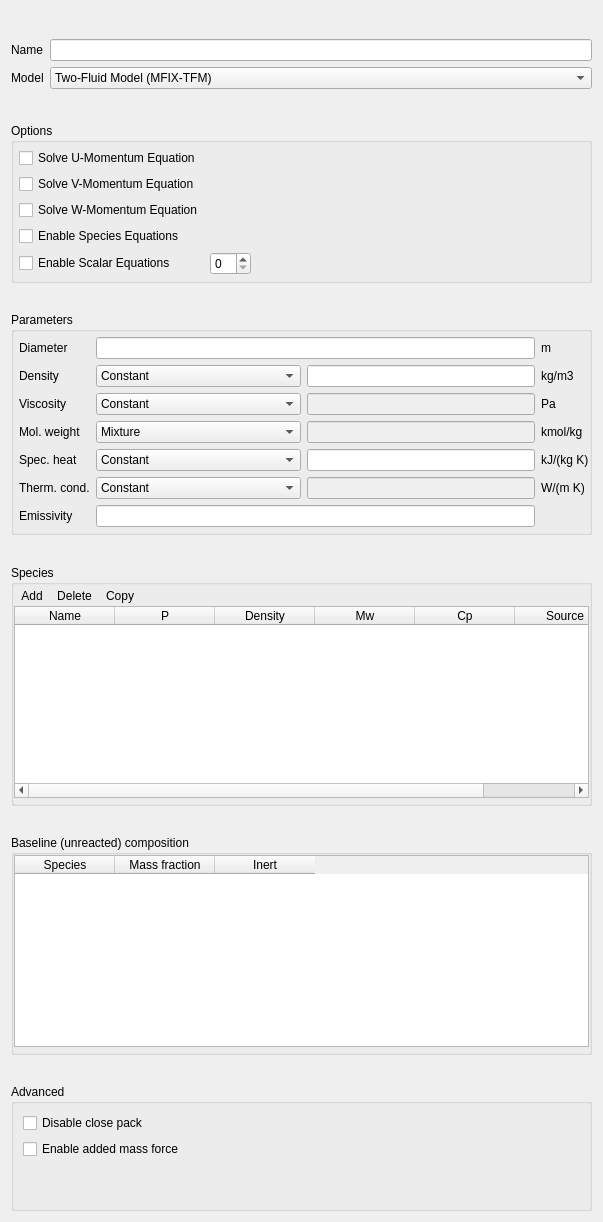
          <widget class="QWidget" name="scrollAreaWidgetContents">
           <property name="geometry">
            <rect>
             <x>0</x>
             <y>0</y>
             <width>603</width>
             <height>1222</height>
            </rect>
           </property>
           <property name="sizePolicy">
            <sizepolicy hsizetype="Preferred" vsizetype="MinimumExpanding">
             <horstretch>0</horstretch>
             <verstretch>0</verstretch>
            </sizepolicy>
           </property>
           <property name="styleSheet">
            <string notr="true"/>
           </property>
           <layout class="QGridLayout" name="gridLayout_13">
            <item row="9" column="0">
             <spacer name="verticalSpacer_8">
              <property name="orientation">
               <enum>Qt::Vertical</enum>
              </property>
              <property name="sizeHint" stdset="0">
               <size>
                <width>20</width>
                <height>18</height>
               </size>
              </property>
             </spacer>
            </item>
            <item row="5" column="0">
             <spacer name="verticalSpacer_6">
              <property name="orientation">
               <enum>Qt::Vertical</enum>
              </property>
              <property name="sizeHint" stdset="0">
               <size>
                <width>20</width>
                <height>18</height>
               </size>
              </property>
             </spacer>
            </item>
            <item row="0" column="0">
             <spacer name="verticalSpacer_4">
              <property name="orientation">
               <enum>Qt::Vertical</enum>
              </property>
              <property name="sizeHint" stdset="0">
               <size>
                <width>20</width>
                <height>13</height>
               </size>
              </property>
             </spacer>
            </item>
            <item row="1" column="0" rowspan="2" colspan="6">
             <widget class="QFrame" name="frame_name_model">
              <property name="frameShape">
               <enum>QFrame::NoFrame</enum>
              </property>
              <property name="frameShadow">
               <enum>QFrame::Plain</enum>
              </property>
              <layout class="QGridLayout" name="gridLayout">
               <property name="leftMargin">
                <number>0</number>
               </property>
               <property name="topMargin">
                <number>5</number>
               </property>
               <property name="rightMargin">
                <number>0</number>
               </property>
               <property name="bottomMargin">
                <number>5</number>
               </property>
               <item row="0" column="0">
                <widget class="QLabel" name="label_38">
                 <property name="text">
                  <string>Name</string>
                 </property>
                </widget>
               </item>
               <item row="1" column="0">
                <widget class="QLabel" name="label_203">
                 <property name="text">
                  <string>Model</string>
                 </property>
                </widget>
               </item>
               <item row="1" column="1">
                <widget class="ComboBox" name="combobox_solids_model">
                 <item>
                  <property name="text">
                   <string>Two-Fluid Model (MFIX-TFM)</string>
                  </property>
                 </item>
                 <item>
                  <property name="text">
                   <string>Discrete Element Model (MFIX-DEM)</string>
                  </property>
                 </item>
                 <item>
                  <property name="text">
                   <string>Multiphase Particle-in-Cell (MFIX-PIC)</string>
                  </property>
                 </item>
                </widget>
               </item>
               <item row="0" column="1">
                <widget class="LineEdit" name="lineedit_solids_phase_name"/>
               </item>
              </layout>
             </widget>
            </item>
            <item row="4" column="0" colspan="6">
             <widget class="QGroupBox" name="groupbox_options">
              <property name="title">
               <string>Options</string>
              </property>
              <property name="flat">
               <bool>true</bool>
              </property>
              <layout class="QGridLayout" name="gridLayout_2">
               <property name="leftMargin">
                <number>5</number>
               </property>
               <property name="topMargin">
                <number>5</number>
               </property>
               <property name="rightMargin">
                <number>0</number>
               </property>
               <property name="bottomMargin">
                <number>5</number>
               </property>
               <item row="0" column="0">
                <widget class="CheckBox" name="checkbox_keyword_momentum_x_eq_args_S">
                 <property name="text">
                  <string>Solve U-Momentum Equation</string>
                 </property>
                </widget>
               </item>
               <item row="1" column="0">
                <widget class="CheckBox" name="checkbox_keyword_momentum_y_eq_args_S">
                 <property name="text">
                  <string>Solve V-Momentum Equation</string>
                 </property>
                </widget>
               </item>
               <item row="2" column="0">
                <widget class="CheckBox" name="checkbox_keyword_momentum_z_eq_args_S">
                 <property name="text">
                  <string>Solve W-Momentum Equation</string>
                 </property>
                </widget>
               </item>
               <item row="3" column="0">
                <widget class="CheckBox" name="checkbox_keyword_species_eq_args_S">
                 <property name="text">
                  <string>Enable Species Equations</string>
                 </property>
                </widget>
               </item>
               <item row="4" column="0">
                <widget class="CheckBox" name="checkbox_enable_scalar_eq">
                 <property name="text">
                  <string>Enable Scalar Equations</string>
                 </property>
                </widget>
               </item>
               <item row="4" column="1">
                <widget class="QSpinBox" name="spinbox_nscalar_eq"/>
               </item>
               <item row="4" column="2">
                <spacer name="horizontalSpacer">
                 <property name="orientation">
                  <enum>Qt::Horizontal</enum>
                 </property>
                 <property name="sizeHint" stdset="0">
                  <size>
                   <width>455</width>
                   <height>20</height>
                  </size>
                 </property>
                </spacer>
               </item>
              </layout>
             </widget>
            </item>
            <item row="10" column="0" colspan="6">
             <widget class="QGroupBox" name="groupbox_baseline">
              <property name="title">
               <string>Baseline (unreacted) composition</string>
              </property>
              <property name="flat">
               <bool>true</bool>
              </property>
              <layout class="QGridLayout" name="gridLayout_11">
               <property name="leftMargin">
                <number>0</number>
               </property>
               <property name="topMargin">
                <number>0</number>
               </property>
               <property name="rightMargin">
                <number>0</number>
               </property>
               <property name="bottomMargin">
                <number>5</number>
               </property>
               <item row="0" column="0">
                <widget class="QTableWidget" name="tablewidget_solids_baseline">
                 <property name="sizePolicy">
                  <sizepolicy hsizetype="Expanding" vsizetype="Preferred">
                   <horstretch>0</horstretch>
                   <verstretch>0</verstretch>
                  </sizepolicy>
                 </property>
                 <property name="minimumSize">
                  <size>
                   <width>0</width>
                   <height>60</height>
                  </size>
                 </property>
                 <property name="frameShape">
                  <enum>QFrame::StyledPanel</enum>
                 </property>
                 <property name="frameShadow">
                  <enum>QFrame::Plain</enum>
                 </property>
                 <property name="selectionMode">
                  <enum>QAbstractItemView::NoSelection</enum>
                 </property>
                 <attribute name="horizontalHeaderHighlightSections">
                  <bool>false</bool>
                 </attribute>
                 <attribute name="verticalHeaderVisible">
                  <bool>false</bool>
                 </attribute>
                 <attribute name="verticalHeaderHighlightSections">
                  <bool>false</bool>
                 </attribute>
                 <column>
                  <property name="text">
                   <string>Species</string>
                  </property>
                 </column>
                 <column>
                  <property name="text">
                   <string>Mass fraction</string>
                  </property>
                 </column>
                 <column>
                  <property name="text">
                   <string>Inert</string>
                  </property>
                 </column>
                </widget>
               </item>
              </layout>
             </widget>
            </item>
            <item row="3" column="0">
             <spacer name="verticalSpacer_5">
              <property name="orientation">
               <enum>Qt::Vertical</enum>
              </property>
              <property name="sizeHint" stdset="0">
               <size>
                <width>20</width>
                <height>18</height>
               </size>
              </property>
             </spacer>
            </item>
            <item row="6" column="0" colspan="6">
             <widget class="QGroupBox" name="groupBox_solids_properties">
              <property name="title">
               <string>Parameters</string>
              </property>
              <property name="flat">
               <bool>true</bool>
              </property>
              <layout class="QGridLayout" name="gridLayout_6">
               <property name="leftMargin">
                <number>5</number>
               </property>
               <property name="topMargin">
                <number>5</number>
               </property>
               <property name="rightMargin">
                <number>0</number>
               </property>
               <property name="bottomMargin">
                <number>5</number>
               </property>
               <item row="0" column="0">
                <widget class="QLabel" name="label_39">
                 <property name="text">
                  <string>Diameter</string>
                 </property>
                </widget>
               </item>
               <item row="0" column="1" colspan="2">
                <widget class="LineEdit" name="lineedit_keyword_d_p0_args_S"/>
               </item>
               <item row="0" column="3">
                <widget class="QLabel" name="label_41">
                 <property name="text">
                  <string>m</string>
                 </property>
                </widget>
               </item>
               <item row="1" column="0">
                <widget class="QLabel" name="label_40">
                 <property name="text">
                  <string>Density</string>
                 </property>
                </widget>
               </item>
               <item row="1" column="1">
                <widget class="ComboBox" name="combobox_solids_density_model">
                 <property name="sizeAdjustPolicy">
                  <enum>QComboBox::AdjustToContents</enum>
                 </property>
                 <property name="minimumContentsLength">
                  <number>1</number>
                 </property>
                 <item>
                  <property name="text">
                   <string>Constant</string>
                  </property>
                 </item>
                 <item>
                  <property name="text">
                   <string>Variable</string>
                  </property>
                 </item>
                </widget>
               </item>
               <item row="1" column="2">
                <widget class="LineEdit" name="lineedit_keyword_ro_s0_args_S"/>
               </item>
               <item row="1" column="3">
                <widget class="QLabel" name="label_42">
                 <property name="text">
                  <string>kg/m3</string>
                 </property>
                </widget>
               </item>
               <item row="2" column="0">
                <widget class="QLabel" name="label_43">
                 <property name="text">
                  <string>Viscosity</string>
                 </property>
                </widget>
               </item>
               <item row="2" column="1">
                <widget class="ComboBox" name="combobox_solids_viscosity_model">
                 <property name="currentIndex">
                  <number>0</number>
                 </property>
                 <property name="sizeAdjustPolicy">
                  <enum>QComboBox::AdjustToContents</enum>
                 </property>
                 <property name="minimumContentsLength">
                  <number>1</number>
                 </property>
                 <item>
                  <property name="text">
                   <string>Constant</string>
                  </property>
                 </item>
                 <item>
                  <property name="text">
                   <string>Continuum Solids Stress Theory</string>
                  </property>
                 </item>
                 <item>
                  <property name="text">
                   <string>UDF</string>
                  </property>
                 </item>
                </widget>
               </item>
               <item row="2" column="2">
                <widget class="LineEdit" name="lineedit_keyword_mu_s0_args_S">
                 <property name="enabled">
                  <bool>false</bool>
                 </property>
                </widget>
               </item>
               <item row="2" column="3">
                <widget class="QLabel" name="label_44">
                 <property name="text">
                  <string>Pa</string>
                 </property>
                </widget>
               </item>
               <item row="3" column="0">
                <widget class="QLabel" name="label_45">
                 <property name="text">
                  <string>Mol. weight</string>
                 </property>
                </widget>
               </item>
               <item row="3" column="1">
                <widget class="ComboBox" name="combobox_solids_mol_weight_model_locked">
                 <property name="toolTip">
                  <string>Mixture</string>
                 </property>
                 <property name="sizeAdjustPolicy">
                  <enum>QComboBox::AdjustToContents</enum>
                 </property>
                 <property name="minimumContentsLength">
                  <number>1</number>
                 </property>
                 <item>
                  <property name="text">
                   <string>Mixture</string>
                  </property>
                 </item>
                </widget>
               </item>
               <item row="3" column="2">
                <widget class="QLineEdit" name="lineedit_mol_weight_disabled">
                 <property name="enabled">
                  <bool>false</bool>
                 </property>
                </widget>
               </item>
               <item row="3" column="3">
                <widget class="QLabel" name="label_46">
                 <property name="text">
                  <string>kmol/kg</string>
                 </property>
                </widget>
               </item>
               <item row="4" column="0">
                <widget class="QLabel" name="label_47">
                 <property name="text">
                  <string>Spec. heat</string>
                 </property>
                </widget>
               </item>
               <item row="4" column="1">
                <widget class="ComboBox" name="combobox_solids_specific_heat_model">
                 <property name="sizeAdjustPolicy">
                  <enum>QComboBox::AdjustToContents</enum>
                 </property>
                 <property name="minimumContentsLength">
                  <number>1</number>
                 </property>
                 <item>
                  <property name="text">
                   <string>Constant</string>
                  </property>
                 </item>
                 <item>
                  <property name="text">
                   <string>Mixture</string>
                  </property>
                 </item>
                 <item>
                  <property name="text">
                   <string>UDF</string>
                  </property>
                 </item>
                </widget>
               </item>
               <item row="4" column="2">
                <widget class="LineEdit" name="lineedit_keyword_c_ps0_args_S"/>
               </item>
               <item row="4" column="3">
                <widget class="QLabel" name="label_49">
                 <property name="text">
                  <string>kJ/(kg K)</string>
                 </property>
                </widget>
               </item>
               <item row="5" column="0">
                <widget class="QLabel" name="label_48">
                 <property name="text">
                  <string>Therm. cond.</string>
                 </property>
                </widget>
               </item>
               <item row="5" column="1">
                <widget class="ComboBox" name="combobox_solids_conductivity_model">
                 <property name="currentIndex">
                  <number>0</number>
                 </property>
                 <property name="sizeAdjustPolicy">
                  <enum>QComboBox::AdjustToContents</enum>
                 </property>
                 <property name="minimumContentsLength">
                  <number>1</number>
                 </property>
                 <item>
                  <property name="text">
                   <string>Constant</string>
                  </property>
                 </item>
                 <item>
                  <property name="text">
                   <string>Temperature-Dependent</string>
                  </property>
                 </item>
                 <item>
                  <property name="text">
                   <string>UDF</string>
                  </property>
                 </item>
                </widget>
               </item>
               <item row="5" column="2">
                <widget class="LineEdit" name="lineedit_keyword_k_s0_args_S">
                 <property name="enabled">
                  <bool>false</bool>
                 </property>
                </widget>
               </item>
               <item row="5" column="3">
                <widget class="QLabel" name="label_50">
                 <property name="text">
                  <string>W/(m K)</string>
                 </property>
                </widget>
               </item>
               <item row="6" column="0">
                <widget class="QLabel" name="label_204">
                 <property name="text">
                  <string>Emissivity</string>
                 </property>
                </widget>
               </item>
               <item row="6" column="1" colspan="2">
                <widget class="LineEdit" name="lineedit_keyword_des_em_args_S"/>
               </item>
              </layout>
              <zorder>lineedit_keyword_des_em_args_S</zorder>
              <zorder>label_39</zorder>
              <zorder>lineedit_keyword_d_p0_args_S</zorder>
              <zorder>label_41</zorder>
              <zorder>label_40</zorder>
              <zorder>combobox_solids_density_model</zorder>
              <zorder>lineedit_keyword_ro_s0_args_S</zorder>
              <zorder>label_42</zorder>
              <zorder>label_43</zorder>
              <zorder>combobox_solids_viscosity_model</zorder>
              <zorder>lineedit_keyword_mu_s0_args_S</zorder>
              <zorder>label_44</zorder>
              <zorder>label_45</zorder>
              <zorder>combobox_solids_mol_weight_model_locked</zorder>
              <zorder>lineedit_mol_weight_disabled</zorder>
              <zorder>label_46</zorder>
              <zorder>label_47</zorder>
              <zorder>combobox_solids_specific_heat_model</zorder>
              <zorder>lineedit_keyword_c_ps0_args_S</zorder>
              <zorder>label_49</zorder>
              <zorder>label_48</zorder>
              <zorder>combobox_solids_conductivity_model</zorder>
              <zorder>lineedit_keyword_k_s0_args_S</zorder>
              <zorder>label_50</zorder>
              <zorder>label_204</zorder>
             </widget>
            </item>
            <item row="13" column="0" colspan="6">
             <widget class="QGroupBox" name="groupbox_advanced">
              <property name="title">
               <string>Advanced</string>
              </property>
              <property name="flat">
               <bool>true</bool>
              </property>
              <layout class="QGridLayout" name="gridLayout_7">
               <item row="0" column="0">
                <widget class="QCheckBox" name="checkbox_disable_close_pack">
                 <property name="text">
                  <string>Disable close pack</string>
                 </property>
                </widget>
               </item>
               <item row="1" column="0">
                <widget class="QCheckBox" name="checkbox_enable_added_mass_force">
                 <property name="text">
                  <string>Enable added mass force</string>
                 </property>
                </widget>
               </item>
               <item row="2" column="0">
                <spacer name="verticalSpacer_9">
                 <property name="orientation">
                  <enum>Qt::Vertical</enum>
                 </property>
                 <property name="sizeHint" stdset="0">
                  <size>
                   <width>20</width>
                   <height>40</height>
                  </size>
                 </property>
                </spacer>
               </item>
              </layout>
             </widget>
            </item>
            <item row="8" column="0" colspan="6">
             <widget class="QGroupBox" name="groupbox_species">
              <property name="title">
               <string>Species</string>
              </property>
              <property name="flat">
               <bool>true</bool>
              </property>
              <layout class="QGridLayout" name="gridLayout_12">
               <property name="leftMargin">
                <number>0</number>
               </property>
               <property name="topMargin">
                <number>0</number>
               </property>
               <property name="rightMargin">
                <number>0</number>
               </property>
               <property name="bottomMargin">
                <number>5</number>
               </property>
               <property name="spacing">
                <number>0</number>
               </property>
               <item row="0" column="0">
                <widget class="QFrame" name="frame_add_delete_copy_species">
                 <property name="sizePolicy">
                  <sizepolicy hsizetype="Preferred" vsizetype="Preferred">
                   <horstretch>0</horstretch>
                   <verstretch>0</verstretch>
                  </sizepolicy>
                 </property>
                 <property name="maximumSize">
                  <size>
                   <width>16777215</width>
                   <height>16777215</height>
                  </size>
                 </property>
                 <property name="frameShape">
                  <enum>QFrame::NoFrame</enum>
                 </property>
                 <property name="frameShadow">
                  <enum>QFrame::Plain</enum>
                 </property>
                 <layout class="QGridLayout" name="gridLayout_9">
                  <property name="leftMargin">
                   <number>0</number>
                  </property>
                  <property name="topMargin">
                   <number>0</number>
                  </property>
                  <property name="rightMargin">
                   <number>0</number>
                  </property>
                  <property name="bottomMargin">
                   <number>0</number>
                  </property>
                  <property name="spacing">
                   <number>0</number>
                  </property>
                  <item row="0" column="0">
                   <widget class="QToolButton" name="toolbutton_solids_species_add">
                    <property name="text">
                     <string>Add</string>
                    </property>
                    <property name="autoRaise">
                     <bool>true</bool>
                    </property>
                   </widget>
                  </item>
                  <item row="0" column="1">
                   <widget class="QToolButton" name="toolbutton_solids_species_delete">
                    <property name="text">
                     <string>Delete</string>
                    </property>
                    <property name="autoRaise">
                     <bool>true</bool>
                    </property>
                   </widget>
                  </item>
                  <item row="0" column="2">
                   <widget class="QToolButton" name="toolbutton_solids_species_copy">
                    <property name="text">
                     <string>Copy</string>
                    </property>
                    <property name="autoRaise">
                     <bool>true</bool>
                    </property>
                   </widget>
                  </item>
                  <item row="0" column="3">
                   <spacer name="horizontalSpacer_8">
                    <property name="orientation">
                     <enum>Qt::Horizontal</enum>
                    </property>
                    <property name="sizeHint" stdset="0">
                     <size>
                      <width>281</width>
                      <height>20</height>
                     </size>
                    </property>
                   </spacer>
                  </item>
                 </layout>
                </widget>
               </item>
               <item row="1" column="0">
                <widget class="QTableWidget" name="tablewidget_solids_species">
                 <property name="sizePolicy">
                  <sizepolicy hsizetype="Expanding" vsizetype="Preferred">
                   <horstretch>0</horstretch>
                   <verstretch>0</verstretch>
                  </sizepolicy>
                 </property>
                 <property name="minimumSize">
                  <size>
                   <width>0</width>
                   <height>60</height>
                  </size>
                 </property>
                 <property name="maximumSize">
                  <size>
                   <width>16777215</width>
                   <height>16777215</height>
                  </size>
                 </property>
                 <property name="frameShadow">
                  <enum>QFrame::Plain</enum>
                 </property>
                 <property name="selectionMode">
                  <enum>QAbstractItemView::SingleSelection</enum>
                 </property>
                 <property name="selectionBehavior">
                  <enum>QAbstractItemView::SelectRows</enum>
                 </property>
                 <attribute name="horizontalHeaderVisible">
                  <bool>true</bool>
                 </attribute>
                 <attribute name="horizontalHeaderCascadingSectionResizes">
                  <bool>false</bool>
                 </attribute>
                 <attribute name="horizontalHeaderDefaultSectionSize">
                  <number>100</number>
                 </attribute>
                 <attribute name="horizontalHeaderHighlightSections">
                  <bool>false</bool>
                 </attribute>
                 <attribute name="horizontalHeaderMinimumSectionSize">
                  <number>20</number>
                 </attribute>
                 <attribute name="horizontalHeaderStretchLastSection">
                  <bool>false</bool>
                 </attribute>
                 <attribute name="verticalHeaderVisible">
                  <bool>false</bool>
                 </attribute>
                 <attribute name="verticalHeaderHighlightSections">
                  <bool>false</bool>
                 </attribute>
                 <column>
                  <property name="text">
                   <string>Name</string>
                  </property>
                 </column>
                 <column>
                  <property name="text">
                   <string>P</string>
                  </property>
                  <property name="toolTip">
                   <string>Phase</string>
                  </property>
                 </column>
                 <column>
                  <property name="text">
                   <string>Density</string>
                  </property>
                 </column>
                 <column>
                  <property name="text">
                   <string>Mw</string>
                  </property>
                  <property name="toolTip">
                   <string>Molecular weight</string>
                  </property>
                 </column>
                 <column>
                  <property name="text">
                   <string>Cp</string>
                  </property>
                  <property name="toolTip">
                   <string>Heat of formation</string>
                  </property>
                 </column>
                 <column>
                  <property name="text">
                   <string>Source</string>
                  </property>
                  <property name="toolTip">
                   <string>Data source</string>
                  </property>
                 </column>
                </widget>
               </item>
              </layout>
             </widget>
            </item>
            <item row="7" column="0">
             <spacer name="verticalSpacer_7">
              <property name="orientation">
               <enum>Qt::Vertical</enum>
              </property>
              <property name="sizeHint" stdset="0">
               <size>
                <width>20</width>
                <height>13</height>
               </size>
              </property>
             </spacer>
            </item>
            <item row="12" column="0">
             <spacer name="verticalSpacer_10">
              <property name="orientation">
               <enum>Qt::Vertical</enum>
              </property>
              <property name="sizeHint" stdset="0">
               <size>
                <width>20</width>
                <height>13</height>
               </size>
              </property>
             </spacer>
            </item>
           </layout>
          </widget>
